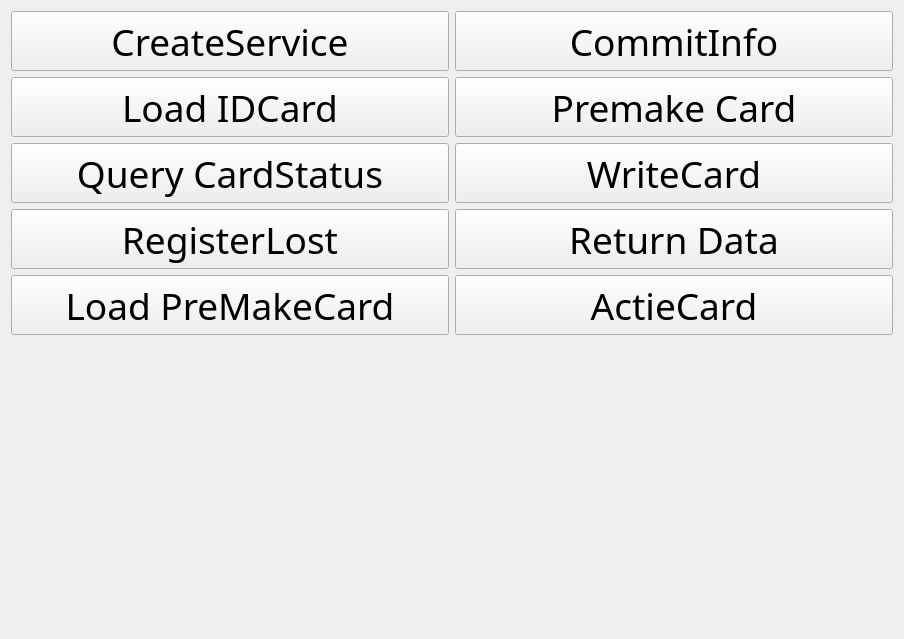
<?xml version="1.0" encoding="UTF-8"?>
<ui version="4.0">
 <class>SSCardServiceT</class>
 <widget class="QWidget" name="SSCardServiceT">
  <property name="geometry">
   <rect>
    <x>0</x>
    <y>0</y>
    <width>904</width>
    <height>639</height>
   </rect>
  </property>
  <property name="windowTitle">
   <string>Form</string>
  </property>
  <layout class="QHBoxLayout" name="horizontalLayout">
   <item>
    <layout class="QVBoxLayout" name="verticalLayout">
     <item>
      <widget class="QPushButton" name="pushButton_CreateService">
       <property name="minimumSize">
        <size>
         <width>320</width>
         <height>60</height>
        </size>
       </property>
       <property name="font">
        <font>
         <family>思源黑体 CN Normal</family>
         <pointsize>28</pointsize>
        </font>
       </property>
       <property name="text">
        <string>CreateService</string>
       </property>
      </widget>
     </item>
     <item>
      <widget class="QPushButton" name="pushButton_LoadCardID">
       <property name="minimumSize">
        <size>
         <width>320</width>
         <height>60</height>
        </size>
       </property>
       <property name="font">
        <font>
         <family>思源黑体 CN Normal</family>
         <pointsize>28</pointsize>
        </font>
       </property>
       <property name="text">
        <string>Load IDCard</string>
       </property>
      </widget>
     </item>
     <item>
      <widget class="QPushButton" name="pushButton_QueryCardStatus">
       <property name="minimumSize">
        <size>
         <width>320</width>
         <height>60</height>
        </size>
       </property>
       <property name="font">
        <font>
         <family>思源黑体 CN Normal</family>
         <pointsize>28</pointsize>
        </font>
       </property>
       <property name="text">
        <string>Query CardStatus</string>
       </property>
      </widget>
     </item>
     <item>
      <widget class="QPushButton" name="pushButton_RestisterLost">
       <property name="minimumSize">
        <size>
         <width>320</width>
         <height>60</height>
        </size>
       </property>
       <property name="font">
        <font>
         <family>思源黑体 CN Normal</family>
         <pointsize>28</pointsize>
        </font>
       </property>
       <property name="text">
        <string>RegisterLost</string>
       </property>
      </widget>
     </item>
     <item>
      <widget class="QPushButton" name="pushButton_LoadPreMakeCard">
       <property name="minimumSize">
        <size>
         <width>320</width>
         <height>60</height>
        </size>
       </property>
       <property name="font">
        <font>
         <family>思源黑体 CN Normal</family>
         <pointsize>28</pointsize>
        </font>
       </property>
       <property name="text">
        <string>Load PreMakeCard</string>
       </property>
      </widget>
     </item>
     <item>
      <spacer name="verticalSpacer_2">
       <property name="orientation">
        <enum>Qt::Vertical</enum>
       </property>
       <property name="sizeHint" stdset="0">
        <size>
         <width>20</width>
         <height>40</height>
        </size>
       </property>
      </spacer>
     </item>
    </layout>
   </item>
   <item>
    <layout class="QVBoxLayout" name="verticalLayout_2">
     <item>
      <widget class="QPushButton" name="pushButton_CommitInfo">
       <property name="minimumSize">
        <size>
         <width>320</width>
         <height>60</height>
        </size>
       </property>
       <property name="font">
        <font>
         <family>思源黑体 CN Normal</family>
         <pointsize>28</pointsize>
        </font>
       </property>
       <property name="text">
        <string>CommitInfo</string>
       </property>
      </widget>
     </item>
     <item>
      <widget class="QPushButton" name="pushButton_PremakeCard">
       <property name="minimumSize">
        <size>
         <width>320</width>
         <height>60</height>
        </size>
       </property>
       <property name="font">
        <font>
         <family>思源黑体 CN Normal</family>
         <pointsize>28</pointsize>
        </font>
       </property>
       <property name="text">
        <string>Premake Card</string>
       </property>
      </widget>
     </item>
     <item>
      <widget class="QPushButton" name="pushButton_WriteCard">
       <property name="minimumSize">
        <size>
         <width>320</width>
         <height>60</height>
        </size>
       </property>
       <property name="font">
        <font>
         <family>思源黑体 CN Normal</family>
         <pointsize>28</pointsize>
        </font>
       </property>
       <property name="text">
        <string>WriteCard</string>
       </property>
      </widget>
     </item>
     <item>
      <widget class="QPushButton" name="pushButton_ReturnCard">
       <property name="minimumSize">
        <size>
         <width>320</width>
         <height>60</height>
        </size>
       </property>
       <property name="font">
        <font>
         <family>思源黑体 CN Normal</family>
         <pointsize>28</pointsize>
        </font>
       </property>
       <property name="text">
        <string>Return Data</string>
       </property>
      </widget>
     </item>
     <item>
      <widget class="QPushButton" name="pushButton_ActiveCard">
       <property name="minimumSize">
        <size>
         <width>320</width>
         <height>60</height>
        </size>
       </property>
       <property name="font">
        <font>
         <family>思源黑体 CN Normal</family>
         <pointsize>28</pointsize>
        </font>
       </property>
       <property name="text">
        <string>ActieCard</string>
       </property>
      </widget>
     </item>
     <item>
      <spacer name="verticalSpacer">
       <property name="orientation">
        <enum>Qt::Vertical</enum>
       </property>
       <property name="sizeHint" stdset="0">
        <size>
         <width>20</width>
         <height>40</height>
        </size>
       </property>
      </spacer>
     </item>
    </layout>
   </item>
  </layout>
 </widget>
 <resources/>
 <connections/>
</ui>
